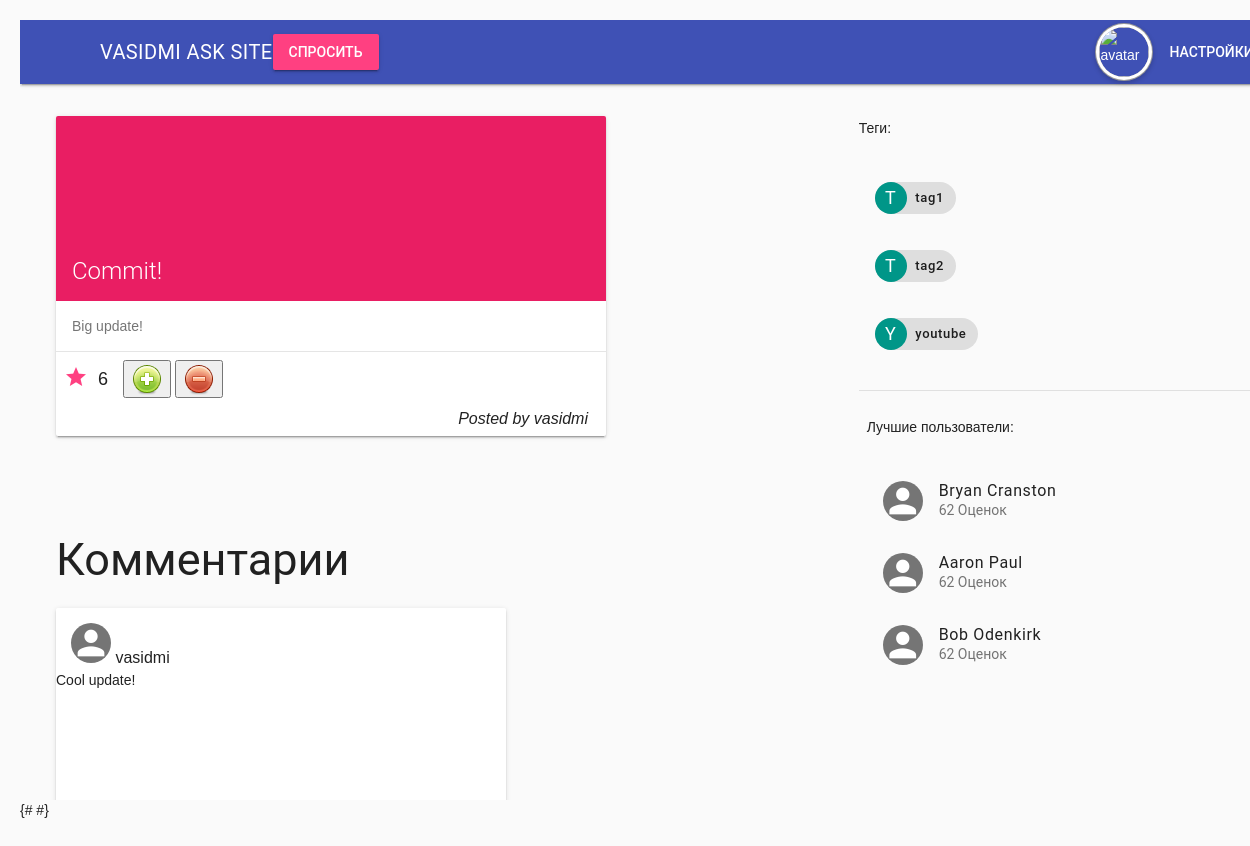
The page /post/12/ (signed in) on the database as committed earlier.
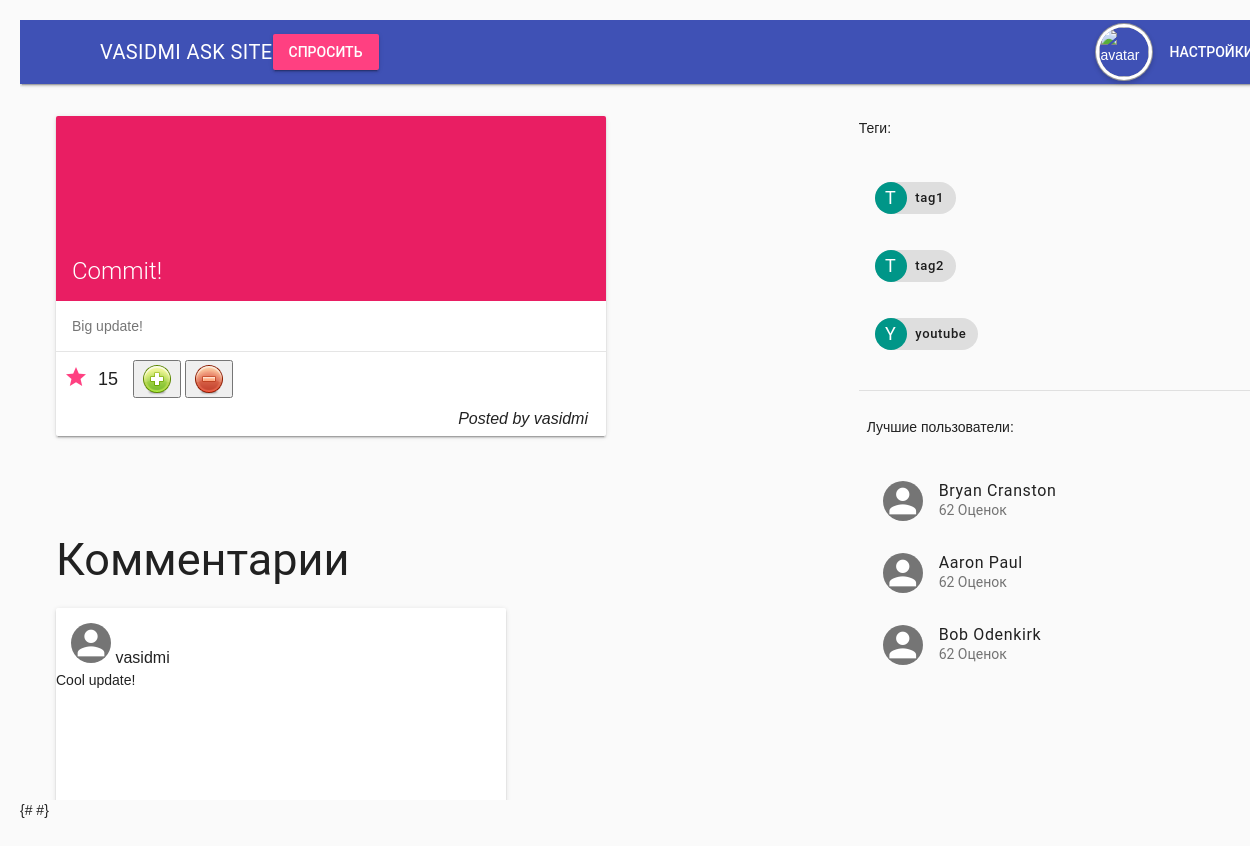
The same page on the database as committed later.
### questions/models.py (models this page shows, shortened)
class Question(models.Model):
    class Meta:
        db_table = "questions"
    user = models.ForeignKey(User)
    title = models.CharField(max_length = 255)
    text = models.TextField()
    rating = models.IntegerField(default = 0, db_index=True)
    created = models.DateTimeField(default = datetime.datetime.now)
    tags = models.ManyToManyField(Tag)
    objects=QuestionManager()

class Answer(models.Model):
    class Meta:
        db_table = "answers"
    user = models.ForeignKey(User)
    question = models.ForeignKey(Question)
    text = models.TextField()
    created = models.DateTimeField(default = datetime.datetime.now)

class Tag(models.Model):
    class Meta:
        db_table = "tags"
    name = models.CharField(max_length = 20, unique = True)
    used = models.IntegerField(default=0)
    objects=TagManager()

### questions/models.py (the view)
# urls.py: url(r'^post/(?P<id>\d+)/$',Question.objects.getQuestionWithComments,name='post'),
    def getQuestionWithComments(self,request,id):
        post = Question.objects.all().filter(id="%s" % (id))[0]
        comments_list =  Question.objects.comments(id)
        page = request.GET.get('page')
        tags = Tag.objects.getPopularTags()
        return render(request,'questions/post_page.html',{'post':post,'paginator':PaginatorClass.paginate(comments_list,page),'tags':tags})

### questions/models.py (called while the page is built)
    def comments(self, id):
        comments = Answer.objects.all().filter(question_id = id)
        return comments

    def getPopularTags(self):
        tags = Tag.objects.all()
        return sorted(tags,key=lambda tag:tag.used, reverse=True)[0:3]

### questions/paginator.py (called while the page is built)
    def paginate(data, page):
        paginator = Paginator(data, 3)
        try:
            paginator = paginator.page(page)
        except PageNotAnInteger:
            paginator = paginator.page(1)
        except EmptyPage:
            if int(page) < 1:
                paginator = paginator.page(1)
            else:
                paginator = paginator.page(paginator.num_pages)
        return paginator

### questions/templates/questions/post_page.html (shortened to what this page needs)
<html>
<head>
  {% include 'questions/style-links.html' %}
</head>
<body>
  {% if user.is_authenticated %} {% include 'questions/header_auth.html' %} {% else %} {% include 'questions/header_not_auth.html' %} {% endif %}
  <main class="mdl-layout__content">
    <div class="page-content">
      <div class="mdl-grid">
        <div class="mdl-cell mdl-cell--8-col">
          <div>
            <p>
              <div class="demo-card-square mdl-card mdl-shadow--2dp">
                <div class="mdl-card__title mdl-card--expand">
                  <h2 class="mdl-card__title-text">{{ post.title }}</h2>
                </div>
                <div class="mdl-card__supporting-text">
                  {{ post.text }}
                </div>
                <div class="mdl-card__actions mdl-card--border">
                  <a style="float: left;margin-top: 5px" class="mdl-list__item-secondary-action"><i class="material-icons">star</i></a>
                  <p style="float: left;font-size: large;margin-top: 7px;margin-left: 10px">{{ post.rating }}</p>
                  {% if user.is_authenticated %}
                  <button style="margin-left: 15"><img src="/like.png" style="vertical-align: middle"></button>
                  <button><img src="/dislike.png" style="vertical-align: middle"></button> {% endif %}
                  <i style="float: right;margin-top: 50;margin-right: 10;">Posted by {{ post.user }}</i>
                </div>
              </div>
            </p>
          </div>
          <div>
            <h2 style="margin-left:20px;margin-top:100px">Комментарии</h2> {% include 'questions/comment.html' %}
          </div>
        </div>
        <div class="mdl-cell mdl-cell--4-col">
          <div>
            <p>
              <p>
                Теги: {% include 'questions/site_tags.html' %}
          </div>
          <div>
            <div class="mdl-card__actions mdl-card--border">
              <p>
                <p>
                  Лучшие пользователи: {% include 'questions/best_members.html' %}
            </div>
          </div>
        </div>
  </main>
</body>
<script src="/static/js/post_comment.js"></script>#}
</html>

### questions/templates/questions/style-links.html (shortened to what this page needs)
<link rel="stylesheet" href="https://code.getmdl.io/1.3.0/material.indigo-pink.min.css">
<link rel="stylesheet" href="/css/question.css">
<link rel="stylesheet" href="/css/main.css">
<link rel="stylesheet" href="/css/best_members.css">
<link rel="stylesheet" href="/css/tags.css">
<link rel="stylesheet" href="/css/user_avatar.css">
<link rel="stylesheet" href="/css/comment.css">

### questions/templates/questions/header_auth.html (shortened to what this page needs)
<div class="mdl-layout mdl-js-layout mdl-layout--fixed-header">
  <header class="mdl-layout__header">
    <div class="mdl-layout__header-row">
      <a style="text-decoration: none;color: inherit;" href="{% url 'main' %}"><span class="mdl-layout-title">VASIDMI ASK SITE</span></a>
      <nav class="mdl-navigation mdl-layout--large-screen-only">
        <button onClick="location.href={% url 'ask' %}" class="mdl-button mdl-js-button mdl-button--raised mdl-js-ripple-effect mdl-button--accent" style="margin-right: 720px">
                    Спросить
                </button>
        <img class="avatar" src="http://icons.iconarchive.com/icons/designbolts/free-male-avatars/128/Male-Avatar-Emo-Haircut-icon.png" alt="avatar" width="50px" />
        <a style="text-decoration: none;color: inherit;" class="mdl-button mdl-js-button mdl-button" href="{% url 'settings' %}">Настройки</a>
      </nav>
    </div>
  </header>

### questions/templates/questions/comment.html (shortened to what this page needs)
{% for comment in paginator %}
<p>
  <div style="margin-left: 20px" class="comment mdl-card mdl-shadow--2dp">
    <div class="mdl-card--expand">
      <span>
  <i style="margin-top:15px; margin-left:15px" class="material-icons mdl-list__item-avatar">person</i>
  <span>{{ comment.user }}</span>
      </span>
      <p>{{ comment.text }}</p>
    </div>
  </div>
</p>
{% endfor %}

### questions/templates/questions/site_tags.html
<ul class="demo-list-item mdl-list">
  {% for tag in tags %}
  <li class="mdl-list__item">
    <span class="mdl-list__item-primary-content">
      <span class="mdl-chip mdl-chip--contact">
    <span class="mdl-chip__contact mdl-color--teal mdl-color-text--white">{{ tag.name|slice:"1"|capfirst }}</span>
    <a style="text-decoration: none;color: inherit;" href="/posts/tag/{{tag.name}}"><span class="mdl-chip__text">{{ tag.name }}</span></a>
    </span>
    </span>
  </li>
  {% endfor %}
</ul>

### questions/templates/questions/best_members.html
<ul class="demo-list-two mdl-list">
  <li class="mdl-list__item mdl-list__item--two-line">
    <span class="mdl-list__item-primary-content">
      <i class="material-icons mdl-list__item-avatar">person</i>
      <span>Bryan Cranston</span>
    <span class="mdl-list__item-sub-title">62 Оценок</span>
    </span>
  </li>
  <li class="mdl-list__item mdl-list__item--two-line">
    <span class="mdl-list__item-primary-content">
      <i class="material-icons mdl-list__item-avatar">person</i>
      <span>Aaron Paul</span>
    <span class="mdl-list__item-sub-title">62 Оценок</span>
    </span>
  </li>
  <li class="mdl-list__item mdl-list__item--two-line">
    <span class="mdl-list__item-primary-content">
      <i class="material-icons mdl-list__item-avatar">person</i>
      <span>Bob Odenkirk</span>
    <span class="mdl-list__item-sub-title">62 Оценок</span>
    </span>
  </li>
</ul>

### questions/static/css/question.css (style rules this page uses)
.demo-card-square.mdl-card { width: 550px; height: 320px; margin-left: 20px; margin-bottom: 45px; }
.demo-card-square>.mdl-card__title { color: #fff; background: url('https://getmdl.io/assets/demos/dog.png') bottom right 15% no-repeat #E91E63; }
body { padding: 20px; background: #fafafa; position: relative; }

### questions/static/css/user_avatar.css (style rules this page uses)
.avatar { float: left; margin-top: 0px; margin-right: 5px; position: relative; -webkit-border-radius: 50%; -moz-border-radius: 50%; border-radius: 50%; -webkit-box-shadow: 0 0 0 3px #fff, 0 0 0 4px #999, 0 2px 5px 4px rgba(0, 0, 0, .2); -moz-box-shadow: 0 0 0 3px #fff, 0 0 0 4px #999, 0 2px 5px 4px rgba(0, 0, 0, .2); box-shadow: 0 0 0 3px #fff, 0 0 0 4px #999, 0 2px 5px 4px rgba(0, 0, 0, .2); }

### questions/static/css/comment.css (style rules this page uses)
.comment.mdl-card { width: 450px; margin-left: 20px; }

Rows that differ between the two databases and show on the page:
changed Question "Commit!": rating "6" → "15"
